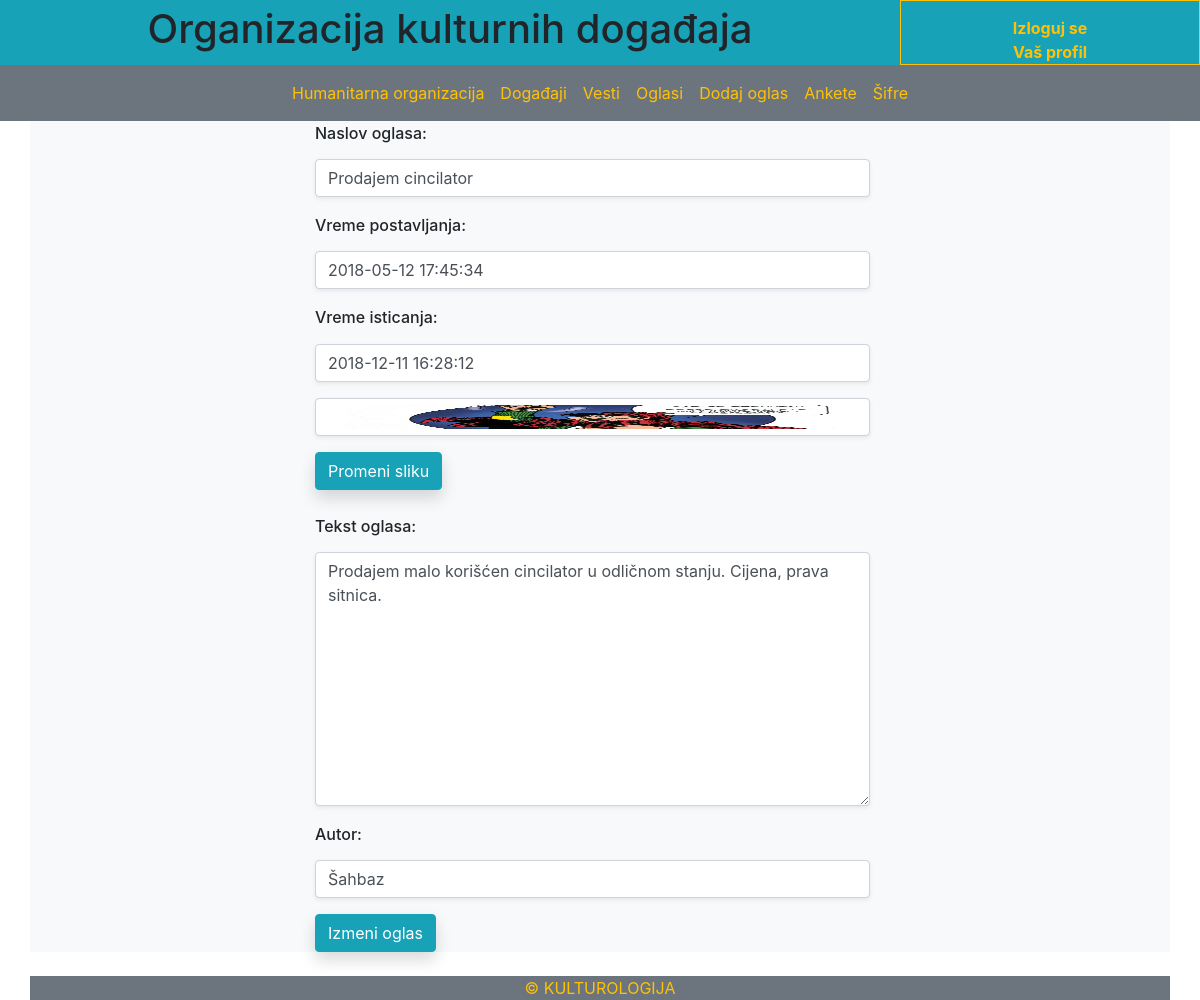
Page /organizacija/OoglasVise.php?id=1 (signed in) on the committed database.
### tables this page shows
CREATE TABLE `oglas` (
  `id_oglas` int(11) NOT NULL AUTO_INCREMENT,
  `naslov` varchar(45) NOT NULL,
  `tekst` varchar(1000) NOT NULL,
  `vreme_postavljanja` timestamp NOT NULL DEFAULT CURRENT_TIMESTAMP,
  `vreme_isticanja` timestamp NOT NULL DEFAULT '0000-00-00 00:00:00',
  `autor` varchar(45) NOT NULL,
  `organizacija_id_organizacija` int(11) NOT NULL,
  `brisanje` tinyint(1) DEFAULT '1',
  PRIMARY KEY (`id_oglas`),
  KEY `fk_oglas_organizacija1_idx` (`organizacija_id_organizacija`),
  CONSTRAINT `fk_oglas_organizacija1` FOREIGN KEY (`organizacija_id_organizacija`) REFERENCES `organizacija` (`id_organizacija`) ON DELETE NO ACTION ON UPDATE NO ACTION
);

### organizacija/OoglasVise.php (the view, shortened to what this page needs)
<?php
$link = mysqli_connect("localhost", "root", "", "kultura")
            or die ("Greška prilikom konekcije na bazu!");
mysqli_set_charset($link,"utf8");
$poruka = "";
$id_oglas = trim($_GET['id']);
$id_oglas = mysqli_real_escape_string($link, $id_oglas);
$oglasi = mysqli_query($link, "SELECT * FROM oglas WHERE id_oglas = {$id_oglas} AND organizacija_id_organizacija = {$_SESSION['id_organizacija']}");
if(mysqli_num_rows($oglasi) != 1){
    $poruka = "Greška: Nema traženog oglasa.";
} else {
$oglas = mysqli_fetch_array($oglasi);
$naslov = $oglas['naslov'];
$vreme_postavljanja = $oglas['vreme_postavljanja'];
$vreme_isticanja = $oglas['vreme_isticanja'];
$tekst = $oglas['tekst'];
$autor = $oglas['autor'];
}
?>
<!DOCTYPE html>
<html>
<head>
<?php
    include_once "../moduli/bootstrapModul.php";
?>
<link rel="stylesheet" href="../dateAndTimePicker/jquery.datetimepicker.min.css">
</head>
<body>
<div class="container-fluid bg-info">
        <div class="row">
            <h1 class="col-sm-9" style="display: flex; justify-content: center; align-items: center;">Organizacija kulturnih događaja</h1>
            <div class="col-sm-3 border border-warning" style="align-items: center; padding-top:15px">
                <a class="text-warning" style="display: flex; justify-content: center;" href="../logout.php"><b>Izloguj se</b></a>
                <a class="text-warning" style="display: flex; justify-content: center;" href="profil.php"><b>Vaš profil</b></a>
            </div>
        </div>
    </div>
<nav class="navbar navbar-expand-md bg-secondary navbar-dark sticky-top">
  <div class="collapse navbar-collapse" id="collapsibleNavbar">
    <ul class="navbar-nav align-content-center mx-auto">
        <li class="nav-item flex-fill">
                <a class="nav-link text-warning" href="organizacija.php"><?php echo $_SESSION['naziv_organizacije']; ?></a>
            </li>
            <li class="nav-item flex-fill">
                <a class="nav-link text-warning active" href="Odogadjaji.php">Događaji</a>
            </li>
            <li class="nav-item flex-fill">
                <a class="nav-link text-warning" href="Ovesti.php">Vesti</a>
            </li>
            <li class="nav-item flex-fill">
                <a class="nav-link text-warning" href="Ooglasi.php">Oglasi</a>
            </li>
            <li class="nav-item flex-fill">
                <a class="nav-link text-warning active" href="dodajOglas.php">Dodaj oglas</a>
            </li>
            <li class="nav-item flex-fill">
                <a class="nav-link text-warning" href="Oankete.php">Ankete</a>
            </li>
            <li class="nav-item flex-fill">
                <a class="nav-link text-warning" href="Osifra.php">Šifre</a>
            </li>
    </ul>
  </div>
</nav>
<?php
    if($poruka){
        echo $poruka;
    } else {
?>
<div class="container">
        <div class="row">
            <div class="col-sm-3 list-group bg-light"></div>
            <div class="col-sm-6 list-group bg-light">
                <form action="izmeniOglas.php" method="POST" enctype="multipart/form-data">
                    <div class="form-group">
                        <label for="naslov"><h6>Naslov oglasa:</h6></label>
                        <input type="text" class="form-control shadow-sm" name="naslov" id="naslov" value="<?php echo $naslov; ?>" required>
                    </div>
                    <div class="form-group">
                        <label for="vreme_postavljanja"><h6>Vreme postavljanja:</h6></label>
                        <input type="text" class="form-control shadow-sm datetimepicker" name="vreme_postavljanja" value="<?php echo $vreme_postavljanja; ?>" required>
                    </div>
                    <div class="form-group">
                        <label for="vreme_isticanja"><h6>Vreme isticanja:</h6></label>
                        <input type="text" class="form-control shadow-sm datetimepicker" name="vreme_isticanja" value="<?php echo $vreme_isticanja; ?>" required>
                    </div>
                    <div class="form-group">
                    <img class="form-control shadow-sm"  id="thumbnil" src="../slike/oglasi/oglas_<?php echo $id_oglas; ?>.jpg">
                    </div>
<button type="button" class="btn shadow btn-info" name="fileToUpload" id="fileToUpload" onclick="$('#myFileInput').trigger('click');">Promeni sliku</button>
                    <br/><br/>
                    <div class="form-group">
                        <label for="tekst"><h6>Tekst oglasa:</h6></label>
                        <textarea rows="10" cols="30" class="form-control shadow-sm" id="tekst" name="tekst" required><?php echo $tekst; ?></textarea>
                    </div>
                    <div class="form-group">
                        <label for="autor"><h6>Autor:</h6></label>
                        <input type="text" class="form-control shadow-sm" name="autor" id="autor" value="<?php echo $autor; ?>" required>
                    </div>
                    <button type="submit" class="btn shadow btn-info" style="margin-botom:100px;">Izmeni oglas</button><br/>
                </form>
            </div>
            <div class="col-sm-3 list-group bg-light"></div>
        </div>
    </div>
<?php
    }
    include_once "../moduli/footerModul.php";
?>
</body>
</html>

### rows in the picture
oglas: naslov "Prodajem cincilator", vreme_postavljanja "2018-05-12 17:45:34", vreme_isticanja "2018-12-11 16:28:12", tekst "Prodajem malo korišćen cincilator u odličnom stanju. Cijena, prava sitnica.", autor "Šahbaz"

### other values in the picture
$_SESSION['naziv_organizacije'] "Humanitarna organizacija"
